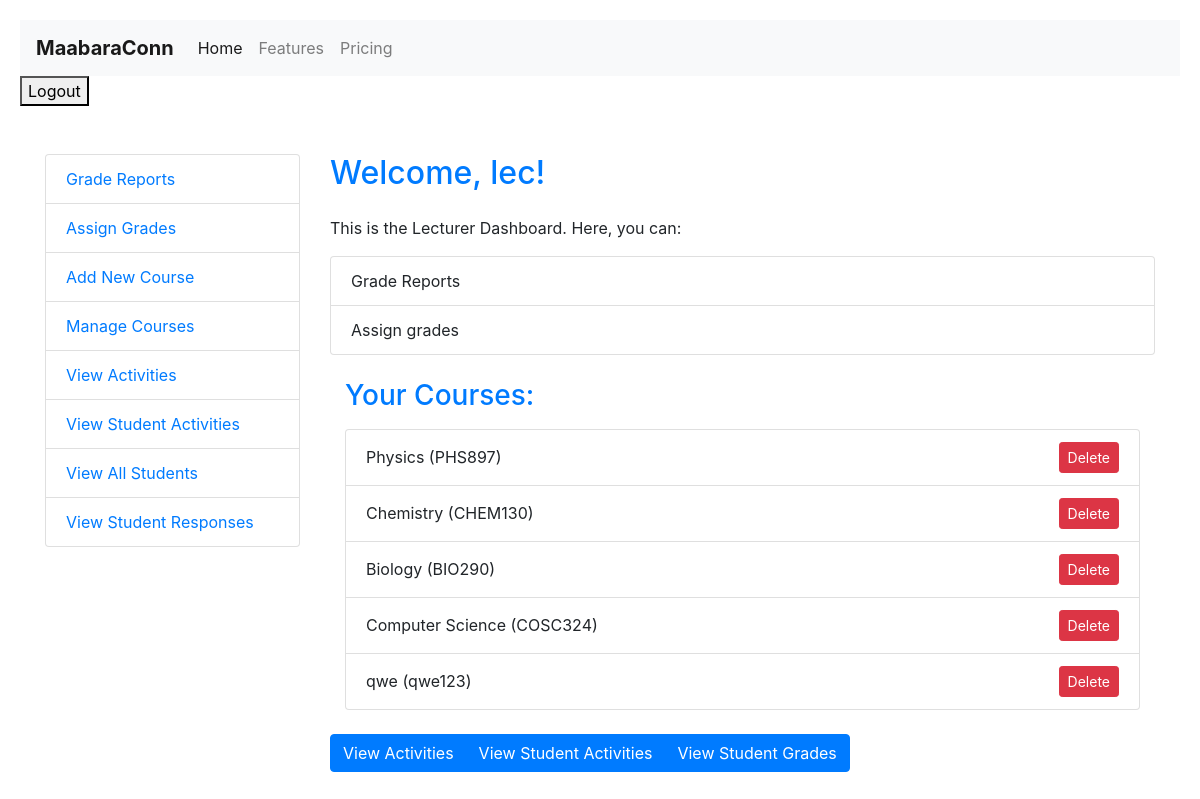
/users/dashboard/ (signed in), run on the app's committed database.
### users/models.py (models this page shows, shortened)
class User(AbstractUser):
    class Role(models.TextChoices):
        STUDENT = 'ST', _('Student')
        LAB_TECH = 'LT', _('Lab Technician')
        LECTURER = 'LE', _('Lecturer')
    role = models.CharField(
        max_length=2,
        choices=Role.choices,
        default=Role.STUDENT,
    )
    groups = models.ManyToManyField(Group, verbose_name=_('groups'), blank=True, help_text=_(
        'The groups this user belongs to. A user will get all permissions granted to each of their groups.'),
        related_name="user_set_custom",
        related_query_name="user",
    )
    user_permissions = models.ManyToManyField(
        Permission,
        verbose_name=_('user permissions'),
        blank=True,
        help_text=_('Specific permissions for this user.'),
        related_name="user_set_custom",
        related_query_name="user",
    )

class Course(models.Model):
    name = models.CharField(max_length=255, unique=True)
    code = models.CharField(max_length=10, unique=True)
    lecturer = models.ForeignKey(
        User, on_delete=models.CASCADE, related_name='courses')
    student = models.ManyToManyField(
        User, related_name='enrolled_courses', blank=False)

### users/views.py (the view, shortened to what this page needs)
# urls.py: path('dashboard/', views.dashboard, name='dashboard'),
@login_required
def dashboard(request):
    if request.user.role == User.Role.STUDENT:
        courses = Course.objects.filter(
            student=request.user)  # Example query
        lab_reports = LabReport.objects.filter(
            creator=request.user)  # Example query
        grades = Grade.objects.filter(
            lab_report__creator=request.user)  # Example query
        enrolled_courses = request.user.enrolled_courses.all()
        available_courses = Course.objects.exclude(
            id__in=enrolled_courses.values_list('id', flat=True))
        lab_reports = LabReport.objects.filter(creator=request.user)
        grades = Grade.objects.filter(lab_report__creator=request.user)
        context = {
            'enrolled_courses': enrolled_courses,
            'available_courses': available_courses,
            'lab_reports': lab_reports,
            'grades': grades,
            'courses': courses
        }
        return render(request, 'users/student_dashboard.html', context)
    elif request.user.role == User.Role.LECTURER:
        courses_taught = Course.objects.filter(
            lecturer=request.user)  # Example query
        pending_reports = LabReport.objects.filter(
            laboratory__course__lecturer=request.user, status='Pending')  # Example query
        context = {
            'courses': courses_taught,
            'pending_reports': pending_reports,
        }
        return render(request, 'users/lecturer_dashboard.html', context)
    else:
        return HttpResponse("Your role is not defined for a specific dashboard.")

### users/templates/users/lecturer_dashboard.html (shortened to what this page needs)
{% extends 'base.html' %} {% block content %}
<div class="container mt-5">
  <div class="row">
    <div class="col-md-3">
      <ul class="list-group mb-4">
        <li class="list-group-item"><a href="#">Grade Reports</a></li>
        <li class="list-group-item"><a href="#">Assign Grades</a></li>
        <li class="list-group-item">
          <a href="{% url 'add_course' %}">Add New Course</a>
        </li>
        <li class="list-group-item">
          <a href="{% url 'view_courses' %}">Manage Courses</a>
        </li>
        <li class="list-group-item">
          <a href="{% url 'view_all_creations' %}">View Activities</a>
        </li>
        <li class="list-group-item">
          <a href="{% url 'view_student_activities' %}"
            >View Student Activities</a
          >
        </li>
        <li class="list-group-item">
          <a href="{% url 'view_all_students' %}">View All Students</a>
        </li>
        <li class="list-group-item">
          <a href="{% url 'view_student_responses' %}"
            >View Student Responses</a
          >
        </li>
      </ul>
    </div>
    <div class="col-md-9">
      <h2 class="mb-4">Welcome, {{ request.user.username }}!</h2>
      <p>This is the Lecturer Dashboard. Here, you can:</p>
      <ul class="list-group mb-4">
        <li class="list-group-item">Grade Reports</li>
        <li class="list-group-item">Assign grades</li>
      </ul>
      <div class="container mb-4">
        <h3 class="mb-3">Your Courses:</h3>
        {% if courses %}
        <ul class="list-group">
          {% for course in courses %}
          <li
            class="list-group-item d-flex justify-content-between align-items-center"
          >
            {{ course.name }} ({{ course.code }})
            <form
              action="{% url 'delete_course' course.id %}"
              method="post"
              class="mb-0"
            >
              <button type="submit" class="btn btn-danger btn-sm">
                Delete
              </button>
            </form>
          </li>
          {% endfor %}
        </ul>
        {% else %}
        <p>You haven't created any courses yet.</p>
        {% endif %}
      </div>
      <div class="btn-group mb-4" role="group">
        <a href="{% url 'view_all_creations' %}" class="btn btn-primary"
          >View Activities</a
        >
        <a href="{% url 'view_student_activities' %}" class="btn btn-primary"
          >View Student Activities</a
        >
        <a href="#" class="btn btn-primary">View Student Grades</a>
      </div>
    </div>
  </div>
</div>
{% endblock %}

### users/static/css/styles.css (style rules this page uses)
body { font-family: Arial, sans-serif; background-color: #007bff; }
body { font-family: "Segoe UI", Tahoma, Geneva, Verdana, sans-serif; line-height: 1.6; background-color: #6d3d3d; color: #333; margin: 0; padding: 20px; }
h2, h3 { color: #007bff; }
p { margin-bottom: 10px; }

### data on the page
User: user.username "lec"
Course: name "Physics", code "PHS897"
Course: name "Chemistry", code "CHEM130"
Course: name "Biology", code "BIO290"
Course: name "Computer Science", code "COSC324"
Course: name "qwe", code "qwe123"
